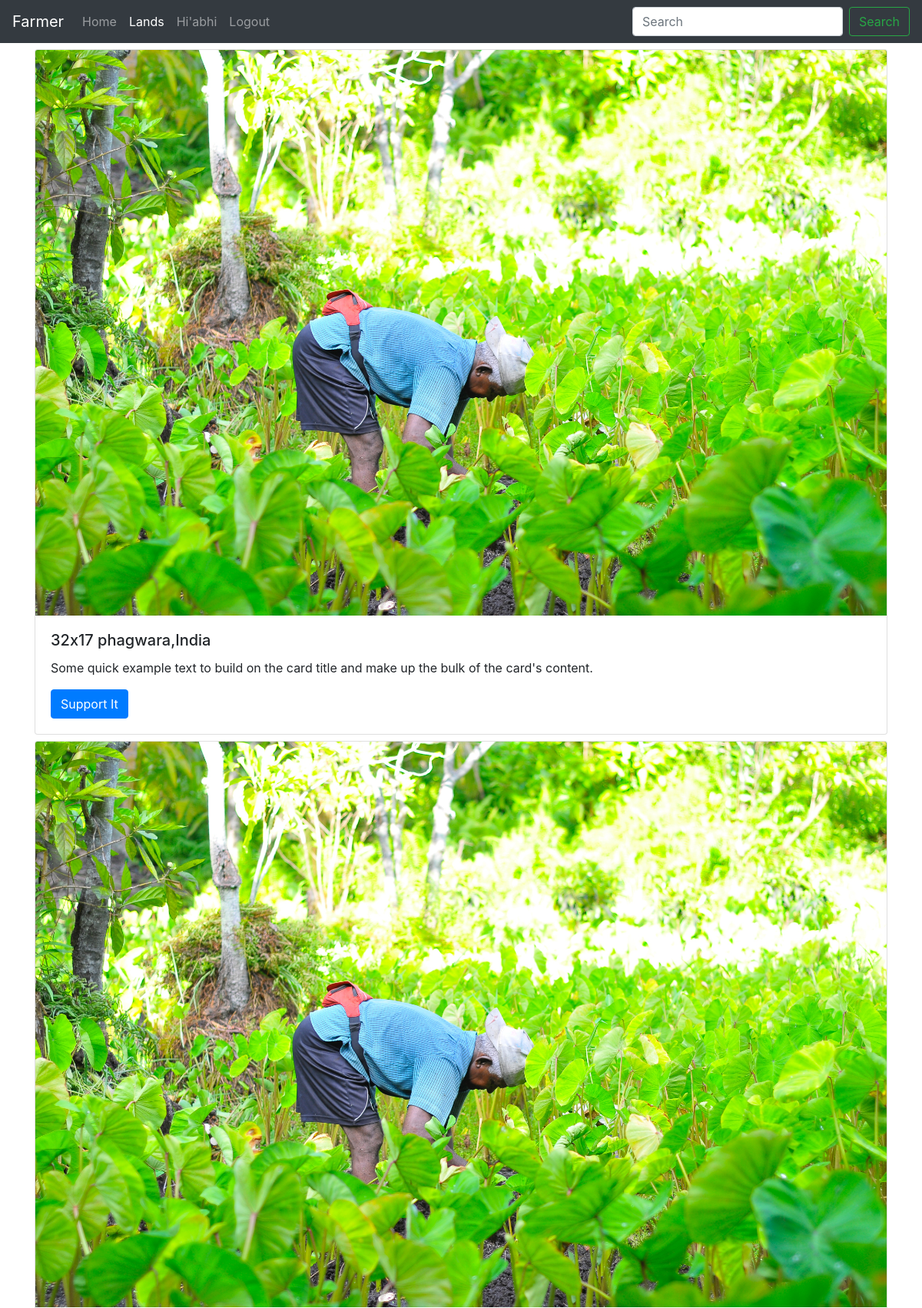
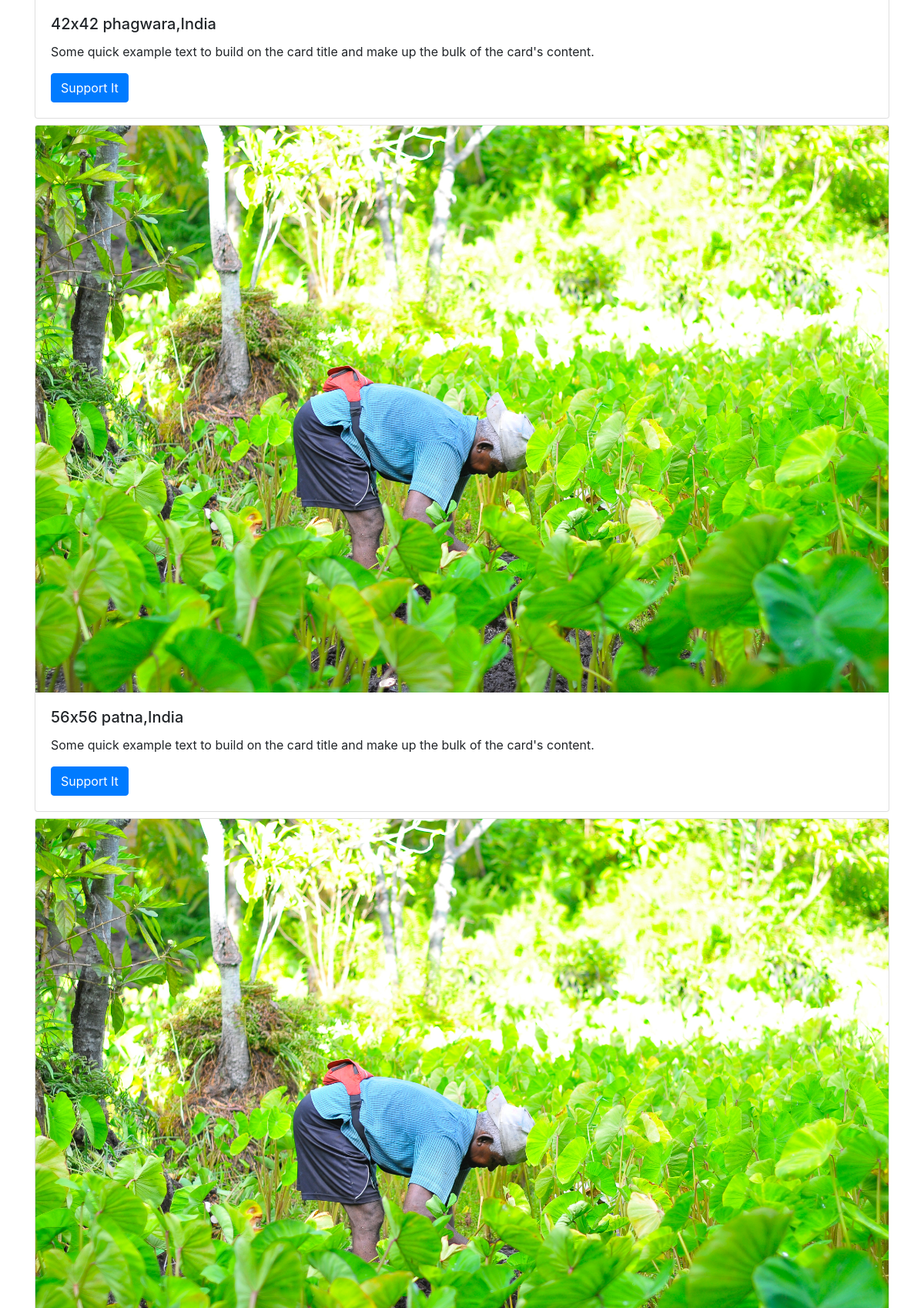
The app's page /land (signed in, upper part) with its own data (2 pictures, top to bottom).
### farmer/models.py (models this page shows)
class Land(models.Model):
    length = models.IntegerField(null=False)
    width = models.IntegerField(null=False)
    owner = models.ForeignKey(User,on_delete=models.CASCADE)
    address = models.TextField(null=False)
    city = models.TextField(null=False)
    state = models.TextField(null=False)
    image = models.ImageField(upload_to="img/")

### farmer/views.py (the view)
# urls.py: path('land', views.land, name="land"),
def land(request):
    lands = Land.objects.all()
    context = {
        'lands':lands
    }
    return render(request,"farmer/lands.html",context)

### templates/farmer/lands.html (shortened to what this page needs)
{% extends 'main/base.html' %}
{% load static %}
{% block landactive %}
active
{% endblock landactive %}
{% block main %}
{% for land in lands%}
<div class="container my-2">
        <div class="card d-flex align-content-start flex-wrap">
            <img class="card-img-top" src="{% static 'img/bg.jpg'%}" alt="Card image cap">
            <div class="card-body">
                <h5 class="card-title">{{land.length}}x{{land.width}} {{land.city}},India</h5>
                <p class="card-text">Some quick example text to build on the card title and make up the bulk of the card's content.</p>
                <a href="#" class="btn btn-primary">Support It</a>
            </div>
        </div>
</div>
{% endfor %}
{% endblock main %}

### templates/main/base.html (shortened to what this page needs)
{% load static %}
<!doctype html>
<html lang="en">
<head>
    <link rel="stylesheet" href="https://stackpath.bootstrapcdn.com/bootstrap/4.4.1/css/bootstrap.min.css">
</head>
<body>
    <nav class="navbar navbar-expand-lg navbar-dark bg-dark">
        <a class="navbar-brand" href="#">Farmer</a>
        <div class="collapse navbar-collapse" id="navbarSupportedContent">
            <ul class="navbar-nav mr-auto">
            <li class="nav-item {% block homeactive %}{% endblock homeactive %}">
                <a class="nav-link" href="/">Home <span class="sr-only">(current)</span></a>
            </li>
            <li class="nav-item {% block landactive %}{% endblock landactive %}">
                <a class="nav-link" href="/land">Lands <span class="sr-only">(current)</span></a>
            </li>
            {% if user.is_authenticated%}
            <li class="nav-item {% block profileactive %}{% endblock profileactive %}">
                <a class="nav-link" href="/profile">Hi'{{user.username}}</a>
            </li>
            <li class="nav-item">
                <a class="nav-link" href="/logout">Logout</a>
            </li>
            {%endif%}
            </ul>
            <form class="form-inline my-2 my-lg-0" method="get" action="/search">
                <input class="form-control mr-sm-2" type="search" placeholder="Search" aria-label="Search" name="query">
                <button class="btn btn-outline-success my-2 my-sm-0" type="submit">Search</button>
            </form>
        </div>
    </nav>
    {% block main %}
    {% endblock main %}
</body>
</html>

### records on screen
Land: length "32", width "17", city "phagwara"
Land: length "42", width "42", city "phagwara"
Land: length "56", width "56", city "patna"

### other values on screen
{{ user.username }} "abhi"
